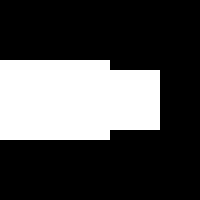
Frame 1 (no input)
Frame 60 (the mouse pressed at the canvas centre just before this capture): identical to frame 1, image omitted
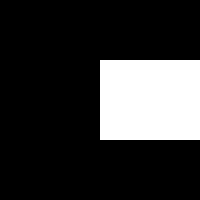
Frame 120 (the mouse held since frame 60 and released just before this capture)

The Processing sketch that drew these frames (run headless with seeded random() and noise(); from frame 60 on, the mouse is pressed at the canvas centre):

// Processing sketch: week04Exercise23_1b
// ── week04Exercise23_1b.pde
void setup(){
  size(200,200);
  smooth();
  noStroke();
  
}

void draw(){
  background(0);
  rect(mouseX, 60,60,80);
  rect(mouseX, 70, 80,60);
  rect(mouseX+50, 60,60,80);
  rect(mouseX+80, 70,80, 60);
}
